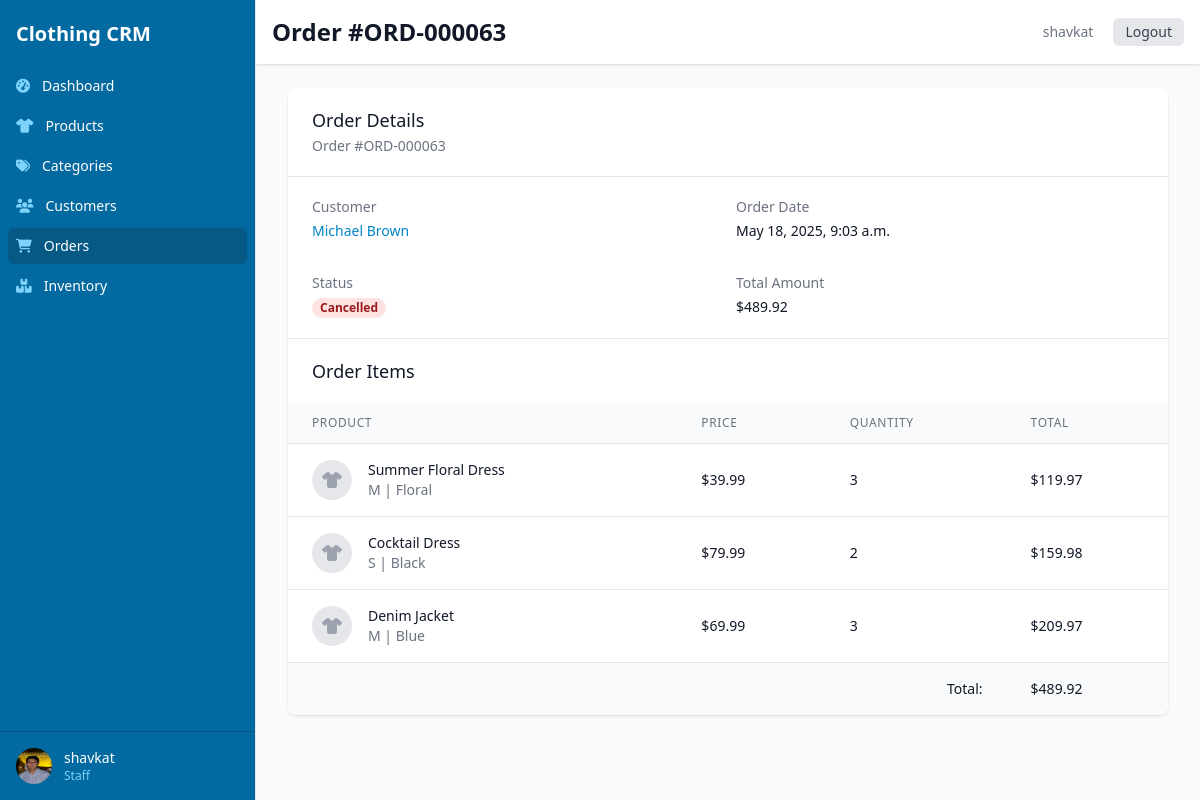
Screenshot of /orders/63/ (signed in) with the database file from the repository.
### core/models.py (models this page shows, shortened)
class User(AbstractUser):
    ADMIN = 'admin'
    MANAGER = 'manager'
    STAFF = 'staff'
    ROLE_CHOICES = [
        (ADMIN, _('Admin')),
        (MANAGER, _('Manager')),
        (STAFF, _('Staff')),
    ]
    role = models.CharField(max_length=20, choices=ROLE_CHOICES, default=STAFF)
    phone = models.CharField(max_length=20, blank=True)
    profile_image = models.ImageField(upload_to='profile_images/', blank=True, null=True)
    class Meta:
        verbose_name = _('user')
        verbose_name_plural = _('users')

class Order(models.Model):
    STATUS_CHOICES = [
        ('pending', _('Pending')),
        ('processing', _('Processing')),
        ('shipped', _('Shipped')),
        ('delivered', _('Delivered')),
        ('cancelled', _('Cancelled')),
    ]
    order_number = models.CharField(max_length=20, unique=True, editable=False)
    customer = models.ForeignKey(Customer, on_delete=models.CASCADE, related_name='orders')
    order_date = models.DateTimeField(auto_now_add=True)
    status = models.CharField(max_length=20, choices=STATUS_CHOICES, default='pending')
    total_amount = models.DecimalField(max_digits=10, decimal_places=2, default=0)
    notes = models.TextField(blank=True)
    created_by = models.ForeignKey(settings.AUTH_USER_MODEL, on_delete=models.SET_NULL, null=True)

class Customer(models.Model):
    name = models.CharField(max_length=200)
    phone = models.CharField(max_length=20)
    email = models.EmailField(blank=True)
    address = models.TextField()
    created_at = models.DateTimeField(auto_now_add=True)
    updated_at = models.DateTimeField(auto_now=True)

class OrderItem(models.Model):
    order = models.ForeignKey(Order, on_delete=models.CASCADE, related_name='items')
    product = models.ForeignKey(Product, on_delete=models.CASCADE)
    quantity = models.PositiveIntegerField(default=1)
    price = models.DecimalField(max_digits=10, decimal_places=2)  # Price at time of order
    def get_total(self):
        return self.quantity * self.price

class Product(models.Model):
    SIZE_CHOICES = [
        ('XS', 'Extra Small'),
        ('S', 'Small'),
        ('M', 'Medium'),
        ('L', 'Large'),
        ('XL', 'Extra Large'),
        ('XXL', 'Double Extra Large'),
    ]
    name = models.CharField(max_length=200)
    category = models.ForeignKey(Category, on_delete=models.CASCADE, related_name='products')
    price = models.DecimalField(max_digits=10, decimal_places=2)
    size = models.CharField(max_length=5, choices=SIZE_CHOICES)
    color = models.CharField(max_length=50)
    description = models.TextField(blank=True)
    image = models.ImageField(upload_to='product_images/', blank=True, null=True)
    created_at = models.DateTimeField(auto_now_add=True)
    updated_at = models.DateTimeField(auto_now=True)

### core/views.py (the view)
# urls.py: path('orders/<int:pk>/', views.order_detail, name='order_detail'),
@login_required
def order_detail(request, pk):
    order = get_object_or_404(Order, pk=pk)
    items = order.items.select_related('product').all()
    return render(request, 'core/order_detail.html', {'order': order, 'items': items})

### templates/core/order_detail.html (shortened to what this page needs)
{% extends "base.html" %}
{% block header_title %}Order #{{ order.order_number }}{% endblock %}
{% block content %}
<div class="bg-white shadow overflow-hidden sm:rounded-lg">
    <div class="px-4 py-5 sm:px-6 flex justify-between">
        <div>
            <h2 class="text-lg leading-6 font-medium text-gray-900">Order Details</h2>
            <p class="mt-1 max-w-2xl text-sm text-gray-500">
                Order #{{ order.order_number }}
            </p>
        </div>
    </div>
    <div class="border-t border-gray-200 px-4 py-5 sm:px-6">
        <dl class="grid grid-cols-1 gap-x-4 gap-y-8 sm:grid-cols-2">
            <div class="sm:col-span-1">
                <dt class="text-sm font-medium text-gray-500">
                    Customer
                </dt>
                <dd class="mt-1 text-sm text-gray-900">
                    <a href="{% url 'customer_detail' order.customer.pk %}" class="text-primary-600 hover:text-primary-900">
                        {{ order.customer.name }}
                    </a>
                </dd>
            </div>
            <div class="sm:col-span-1">
                <dt class="text-sm font-medium text-gray-500">
                    Order Date
                </dt>
                <dd class="mt-1 text-sm text-gray-900">
                    {{ order.order_date|date:"F j, Y, g:i a" }}
                </dd>
            </div>
            <div class="sm:col-span-1">
                <dt class="text-sm font-medium text-gray-500">
                    Status
                </dt>
                <dd class="mt-1 text-sm text-gray-900">
                    <span class="px-2 inline-flex text-xs leading-5 font-semibold rounded-full
                        {% if order.status == 'delivered' %}bg-green-100 text-green-800
                        {% elif order.status == 'cancelled' %}bg-red-100 text-red-800
                        {% elif order.status == 'processing' %}bg-yellow-100 text-yellow-800
                        {% elif order.status == 'shipped' %}bg-blue-100 text-blue-800
                        {% else %}bg-gray-100 text-gray-800{% endif %}">
                        {{ order.get_status_display }}
                    </span>
                </dd>
            </div>
            <div class="sm:col-span-1">
                <dt class="text-sm font-medium text-gray-500">
                    Total Amount
                </dt>
                <dd class="mt-1 text-sm text-gray-900">
                    ${{ order.total_amount|floatformat:2 }}
                </dd>
            </div>
        </dl>
    </div>
    <div class="border-t border-gray-200">
        <div class="px-4 py-5 sm:px-6">
            <h3 class="text-lg leading-6 font-medium text-gray-900">Order Items</h3>
        </div>
        <div class="overflow-x-auto">
            <table class="min-w-full divide-y divide-gray-200">
                <thead class="bg-gray-50">
                    <tr>
                        <th scope="col" class="px-6 py-3 text-left text-xs font-medium text-gray-500 uppercase tracking-wider">
                            Product
                        </th>
                        <th scope="col" class="px-6 py-3 text-left text-xs font-medium text-gray-500 uppercase tracking-wider">
                            Price
                        </th>
                        <th scope="col" class="px-6 py-3 text-left text-xs font-medium text-gray-500 uppercase tracking-wider">
                            Quantity
                        </th>
                        <th scope="col" class="px-6 py-3 text-left text-xs font-medium text-gray-500 uppercase tracking-wider">
                            Total
                        </th>
                    </tr>
                </thead>
                <tbody class="bg-white divide-y divide-gray-200">
                    {% for item in items %}
                        <tr>
                            <td class="px-6 py-4 whitespace-nowrap">
                                <div class="flex items-center">
                                    <div class="flex-shrink-0 h-10 w-10">
                                        {% if item.product.image %}
                                            <img class="h-10 w-10 rounded-full object-cover" src="{{ item.product.image.url }}" alt="{{ item.product.name }}">
                                        {% else %}
                                            <div class="h-10 w-10 rounded-full bg-gray-200 flex items-center justify-center">
                                                <i class="fas fa-tshirt text-gray-400"></i>
                                            </div>
                                        {% endif %}
                                    </div>
                                    <div class="ml-4">
                                        <div class="text-sm font-medium text-gray-900">
                                            {{ item.product.name }}
                                        </div>
                                        <div class="text-sm text-gray-500">
                                            {{ item.product.size }} | {{ item.product.color }}
                                        </div>
                                    </div>
                                </div>
                            </td>
                            <td class="px-6 py-4 whitespace-nowrap">
                                <div class="text-sm text-gray-900">${{ item.price|floatformat:2 }}</div>
                            </td>
                            <td class="px-6 py-4 whitespace-nowrap">
                                <div class="text-sm text-gray-900">{{ item.quantity }}</div>
                            </td>
                            <td class="px-6 py-4 whitespace-nowrap">
                                <div class="text-sm text-gray-900">${{ item.get_total|floatformat:2 }}</div>
                            </td>
                        </tr>
                    {% endfor %}
                </tbody>
                <tfoot class="bg-gray-50">
                    <tr>
                        <td colspan="3" class="px-6 py-4 text-right text-sm font-medium text-gray-900">
                            Total:
                        </td>
                        <td class="px-6 py-4 whitespace-nowrap text-sm font-medium text-gray-900">
                            ${{ order.total_amount|floatformat:2 }}
                        </td>
                    </tr>
                </tfoot>
            </table>
        </div>
    </div>
</div>
{% endblock %}

### templates/base.html (shortened to what this page needs)
<!DOCTYPE html>
<html lang="en">
<head>
    <script src="https://cdn.tailwindcss.com"></script>
    <link rel="stylesheet" href="https://cdnjs.cloudflare.com/ajax/libs/font-awesome/6.4.0/css/all.min.css">
</head>
<body class="bg-gray-50">
    {% if user.is_authenticated %}
        <div class="flex h-screen overflow-hidden">
            <div class="hidden md:flex md:flex-shrink-0">
                <div class="flex flex-col w-64">
                    <div class="flex flex-col flex-grow pt-5 overflow-y-auto bg-primary-700 border-r">
                        <div class="flex items-center flex-shrink-0 px-4">
                            <span class="text-xl font-semibold text-white">Clothing CRM</span>
                        </div>
                        <div class="mt-5 flex-1 flex flex-col">
                            <nav class="flex-1 px-2 space-y-1">
                                <a href="{% url 'dashboard' %}" class="{% if request.path == '/' %}bg-primary-800{% else %}hover:bg-primary-600{% endif %} text-white group flex items-center px-2 py-2 text-sm font-medium rounded-md">
                                    <i class="fas fa-tachometer-alt mr-3 text-primary-300"></i>
                                    Dashboard
                                </a>
                                <a href="{% url 'product_list' %}" class="{% if '/products/' in request.path %}bg-primary-800{% else %}hover:bg-primary-600{% endif %} text-white group flex items-center px-2 py-2 text-sm font-medium rounded-md">
                                    <i class="fas fa-tshirt mr-3 text-primary-300"></i>
                                    Products
                                </a>
                                <a href="{% url 'category_list' %}" class="{% if '/categories/' in request.path %}bg-primary-800{% else %}hover:bg-primary-600{% endif %} text-white group flex items-center px-2 py-2 text-sm font-medium rounded-md">
                                    <i class="fas fa-tags mr-3 text-primary-300"></i>
                                    Categories
                                </a>
                                <a href="{% url 'customer_list' %}" class="{% if '/customers/' in request.path %}bg-primary-800{% else %}hover:bg-primary-600{% endif %} text-white group flex items-center px-2 py-2 text-sm font-medium rounded-md">
                                    <i class="fas fa-users mr-3 text-primary-300"></i>
                                    Customers
                                </a>
                                <a href="{% url 'order_list' %}" class="{% if '/orders/' in request.path %}bg-primary-800{% else %}hover:bg-primary-600{% endif %} text-white group flex items-center px-2 py-2 text-sm font-medium rounded-md">
                                    <i class="fas fa-shopping-cart mr-3 text-primary-300"></i>
                                    Orders
                                </a>
                                <a href="{% url 'inventory_list' %}" class="{% if '/inventory/' in request.path %}bg-primary-800{% else %}hover:bg-primary-600{% endif %} text-white group flex items-center px-2 py-2 text-sm font-medium rounded-md">
                                    <i class="fas fa-boxes mr-3 text-primary-300"></i>
                                    Inventory
                                </a>
                            </nav>
                        </div>
                        <div class="flex-shrink-0 flex border-t border-primary-800 p-4">
                            <a href="{% url 'profile' %}" class="flex-shrink-0 w-full group block">
                                <div class="flex items-center">
                                    <div>
                                        {% if user.profile_image %}
                                            <img class="inline-block h-9 w-9 rounded-full" src="{{ user.profile_image.url }}" alt="{{ user.username }}">
                                        {% else %}
                                            <div class="inline-block h-9 w-9 rounded-full bg-primary-500 flex items-center justify-center text-white">
                                                {{ user.username.0|upper }}
                                            </div>
                                        {% endif %}
                                    </div>
                                    <div class="ml-3">
                                        <p class="text-sm font-medium text-white">{{ user.get_full_name|default:user.username }}</p>
                                        <p class="text-xs font-medium text-primary-300">{{ user.get_role_display }}</p>
                                    </div>
                                </div>
                            </a>
                        </div>
                    </div>
                </div>
            </div>
            <div class="flex flex-col w-0 flex-1 overflow-hidden">
                <div class="relative z-10 flex-shrink-0 flex h-16 bg-white shadow">
                    <div class="flex-1 px-4 flex justify-between">
                        <div class="flex-1 flex">
                            <h1 class="text-2xl font-semibold text-gray-900 self-center">
                                {% block header_title %}{% endblock %}
                            </h1>
                        </div>
                        <div class="ml-4 flex items-center md:ml-6">
                            <div class="ml-3 relative">
                                <div class="flex items-center">
                                    <a href="{% url 'profile' %}" class="text-gray-500 hover:text-gray-700 p-1 rounded-full text-sm">
                                        <span>{{ user.get_full_name|default:user.username }}</span>
                                    </a>
                                    <a href="{% url 'logout' %}" class="ml-4 px-3 py-1 bg-gray-200 text-gray-700 rounded-md text-sm hover:bg-gray-300">
                                        Logout
                                    </a>
                                </div>
                            </div>
                        </div>
                    </div>
                </div>
                <main class="flex-1 relative overflow-y-auto focus:outline-none">
                    <div class="py-6">
                        <div class="max-w-7xl mx-auto px-4 sm:px-6 md:px-8">
                            {% block content %}{% endblock %}
                        </div>
                    </div>
                </main>
            </div>
        </div>
    {% else %}
        {% block auth_content %}{% endblock %}
    {% endif %}
</body>
</html>

### rows the page displays
User: profile_image (picture), get_full_name "shavkat", role "Staff"
Order: order_number "ORD-000063", customer.name "Michael Brown", order_date "May 18, 2025, 9:03 a.m.", status "Cancelled", total_amount "489.92"
OrderItem: product.name "Summer Floral Dress", product.size "M", product.color "Floral", price "39.99", quantity "3", get_total "119.97"
OrderItem: product.name "Cocktail Dress", product.size "S", product.color "Black", price "79.99", quantity "2", get_total "159.98"
OrderItem: product.name "Denim Jacket", product.size "M", product.color "Blue", price "69.99", quantity "3", get_total "209.97"
